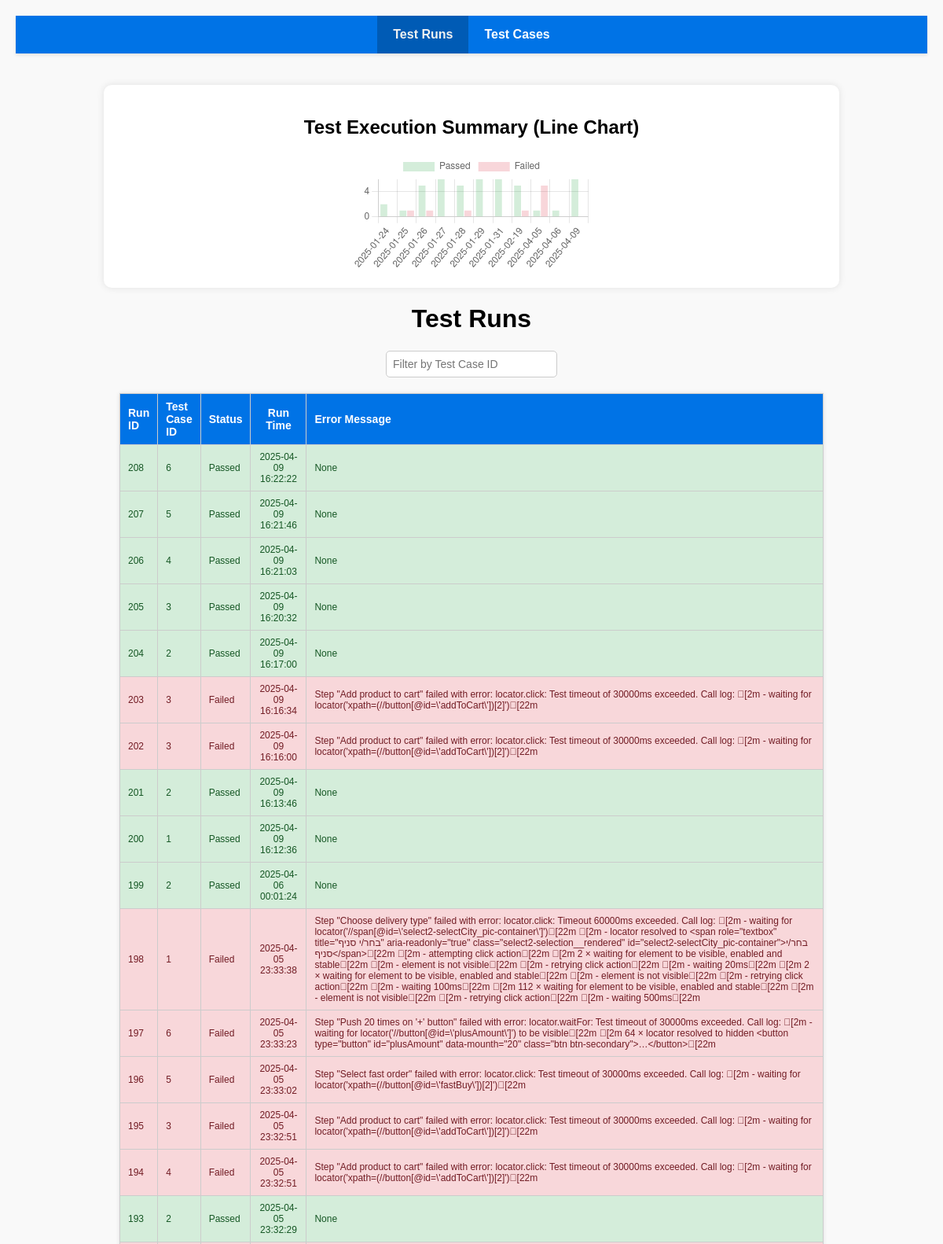
The page / (upper part) on the database its author committed.
### tables this page shows
CREATE TABLE test_runs (
    id INTEGER PRIMARY KEY AUTOINCREMENT,
    test_case_id INTEGER NOT NULL,
    status TEXT NOT NULL,
    run_time DEFAULT CURRENT_TIMESTAMP,
    error_message TEXT,
    FOREIGN KEY (test_case_id) REFERENCES test_cases (id)
);

### flask_server.py (the view)
@app.route('/')
def index():
    conn = sqlite3.connect('./sqlite_db/test_tracking.db')  # Подключение к SQLite базе данных
    cursor = conn.cursor()
    cursor.execute("SELECT * FROM test_runs ORDER BY id DESC")
    results = cursor.fetchall()
    cursor.execute("SELECT status, COUNT(*) FROM test_runs GROUP BY status")
    status_counts = cursor.fetchall()
    test_counts = {"passed": 0, "failed": 0}
    for status, count in status_counts:
        if status == 'Passed':
            test_counts["passed"] = count
        elif status == 'Failed':
            test_counts["failed"] = count
    cursor.execute("""
        WITH LastTestStatus AS (
            SELECT
                test_case_id,
                status,
                DATE(run_time) AS test_date,
                ROW_NUMBER() OVER (PARTITION BY test_case_id, DATE(run_time) ORDER BY run_time DESC) AS rn
            FROM test_runs
        )
        SELECT
            test_date,
            COUNT(DISTINCT CASE WHEN status = 'Passed' THEN test_case_id END) AS passed_count,
            COUNT(DISTINCT CASE WHEN status = 'Failed' THEN test_case_id END) AS failed_count
        FROM LastTestStatus
        WHERE rn = 1
        GROUP BY test_date
        ORDER BY test_date
    """)
    results_for_chart = cursor.fetchall()
    conn.close()
    chart_data = {
        "labels": [row[0] for row in results_for_chart],  # Даты
        "passed": [row[1] for row in results_for_chart],  # Количество Passed
        "failed": [row[2] for row in results_for_chart],  # Количество Failed
    }
    return render_template(
        'index.html',
        results=results,
        test_counts=test_counts,
        chart_data=chart_data,
        current_path=request.path
    )

### templates/index.html (shortened to what this page needs)
<!DOCTYPE html>
<html lang="en">
  <head>
  </head>
  <body>
    <header>
      <nav>
        <ul>
          <li>
            <a href="/" class="{{ 'active' if request.path == '/' else '' }}"
              >Test Runs</a
            >
          </li>
          <li>
            <a
              href="/test_cases"
              class="{{ 'active' if request.path == '/test_cases' else '' }}"
              >Test Cases</a
            >
          </li>
        </ul>
      </nav>
    </header>
    <main>
      <div class="chart-container">
        <h2>Test Execution Summary (Line Chart)</h2>
        <canvas id="lineChart"></canvas>
      </div>
      <script>
        // Данные для линейного графика
        const chartData = {{ chart_data | tojson }};
        const ctx2 = document.getElementById('lineChart').getContext('2d');
        new Chart(ctx2, {
            type: 'bar',  // Линейный график
            data: {
                labels: chartData.labels,  // Даты
                datasets: [{
                    label: 'Passed',
                    data: chartData.passed,  // Количество Passed
                    borderColor: '#28a745',
                    backgroundColor: 'rgba(40, 167, 69, 0.2)',
                    fill: true,
                    tension: 0.4
                }, {
                    label: 'Failed',
                    data: chartData.failed,  // Количество Failed
                    borderColor: '#dc3545',
                    backgroundColor: 'rgba(220, 53, 69, 0.2)',
                    fill: true,
                    tension: 0.4
                }]
            },
            options: {
                responsive: true,
                plugins: {
                    legend: {
                        position: 'top',
                    },
                    tooltip: {
                        callbacks: {
                            label: function(tooltipItem) {
                                return tooltipItem.raw + ' tests';
                            }
                        }
                    }
                }
            }
        });
      </script>
      <h1>Test Runs</h1>
      <input
        type="text"
        id="filterInput"
        placeholder="Filter by Test Case ID"
        onkeyup="filterTable()"
        style="
          display: block;
          margin: 10px auto;
          padding: 8px;
          width: 200px;
          font-size: 14px;
          border: 1px solid #ccc;
          border-radius: 5px;
        "
      />
      <table>
        <tr>
          <th>Run ID</th>
          <th>Test Case ID</th>
          <th>Status</th>
          <th>Run Time</th>
          <th>Error Message</th>
        </tr>
        {% for result in results %}
        <tr class="{{ 'passed' if result[2] == 'Passed' else 'failed' }}">
          <td>{{ result[0] }}</td>
          <td>{{ result[1] }}</td>
          <td>{{ result[2] }}</td>
          <td>{{ result[3] }}</td>
          <td>{{ result[4] }}</td>
        </tr>
        {% endfor %}
      </table>
    </main>
  </body>
</html>

### templates/index.html (style rules this page uses)
body { margin: 0; padding: 0; font-family: Arial, sans-serif; background-color: #f9f9f9; }
header { background-color: #0073e6; box-shadow: 0 2px 4px rgba(0, 0, 0, 0.1); position: sticky; top: 0; z-index: 1000; }
nav ul { list-style: none; margin: 0; padding: 0; display: flex; justify-content: center; }
nav ul li { margin: 0; padding: 0; }
nav ul li a { display: block; padding: 15px 20px; color: white; text-decoration: none; font-weight: bold; transition: background-color 0.3s, color 0.3s; }
nav ul li a:hover, nav ul li a.active { background-color: #005bb5; color: #f1f1f1; }
main { padding: 20px; }
.chart-container h2 { text-align: center; }
body { font-family: Arial, sans-serif; background-color: #f9f9f9; margin: 0; padding: 20px; }
h1 { text-align: center; }
table { width: 80%; margin: 20px auto; border-collapse: collapse; box-shadow: 0 0 5px rgba(0, 0, 0, 0.1); background: #fff; font-size: 12px; }
th, td { padding: 8px 10px; text-align: left; border: 1px solid #ccc; }
th:nth-child(4), td:nth-child(4) { width: 120px; text-align: center; }
th { background-color: #0073e6; color: white; font-size: 14px; font-weight: bold; }
tr:nth-child(even) { background-color: #f2f2f2; }
tr.passed { background-color: #d4edda; color: #155724; }
tr.failed { background-color: #f8d7da; color: #721c24; }
.chart-container { width: 80%; margin: 20px auto; padding: 20px; background: #fff; border-radius: 10px; box-shadow: 0 0 10px rgba(0, 0, 0, 0.1); }
canvas { max-width: 400px; max-height: 400px; display: block; margin: 0 auto; }

### rows shown on the page
test_runs: id "208", test_case "6", status "Passed", run_time "2025-04-09 16:22:22", result "None"
test_runs: id "207", test_case "5", status "Passed", run_time "2025-04-09 16:21:46", result "None"
test_runs: id "206", test_case "4", status "Passed", run_time "2025-04-09 16:21:03", result "None"
test_runs: id "205", test_case "3", status "Passed", run_time "2025-04-09 16:20:32", result "None"
test_runs: id "204", test_case "2", status "Passed", run_time "2025-04-09 16:17:00", result "None"
test_runs: id "203", test_case "3", status "Failed", run_time "2025-04-09 16:16:34", error_message "Step \"Add product to cart\" failed with error: locator.click: Test timeout of 30000ms exceeded. Call log: \u001b[2m - waiting for locator('xpath=(//button[@id=\\'addToCart\\'])[2]')\u001b[22m"
test_runs: id "202", test_case "3", status "Failed", run_time "2025-04-09 16:16:00", error_message "Step \"Add product to cart\" failed with error: locator.click: Test timeout of 30000ms exceeded. Call log: \u001b[2m - waiting for locator('xpath=(//button[@id=\\'addToCart\\'])[2]')\u001b[22m"
test_runs: id "201", test_case "2", status "Passed", run_time "2025-04-09 16:13:46", result "None"
test_runs: id "200", test_case "1", status "Passed", run_time "2025-04-09 16:12:36", result "None"
test_runs: id "199", test_case "2", status "Passed", run_time "2025-04-06 00:01:24", result "None"
test_runs: id "198", test_case "1", status "Failed", run_time "2025-04-05 23:33:38", error_message "Step \"Choose delivery type\" failed with error: locator.click: Timeout 60000ms exceeded. Call log: \u001b[2m - waiting for locator('//span[@id=\\'select2-selectCity_pic-container\\']')\u001b[22m \u001b[2m - locator resolved to <span role=\"textbox\" title=\"בחר/י סניף\" aria-readonly=\"true\" class=\"select2-selection__rendered\" id=\"select2-selectCity_pic-container\">בחר/י סניף</span>\u001b[22m \u001b[2m - attempting click action\u001b[22m \u001b[2m 2 × waiting for element to be visible, enabled and stable\u001b[22m \u001b[2m - element is not visible\u001b[22m \u001b[2m - retrying click action\u001b[22m \u001b[2m - waiting 20ms\u001b[22m \u001b[2m 2 × waiting for element to be visible, enabled and stable\u001b[22m \u001b[2m - element is not visible\u001b[22m \u001b[2m - retrying click…"
test_runs: id "197", test_case "6", status "Failed", run_time "2025-04-05 23:33:23", error_message "Step \"Push 20 times on '+' button\" failed with error: locator.waitFor: Test timeout of 30000ms exceeded. Call log: \u001b[2m - waiting for locator('//button[@id=\\'plusAmount\\']') to be visible\u001b[22m \u001b[2m 64 × locator resolved to hidden <button type=\"button\" id=\"plusAmount\" data-mounth=\"20\" class=\"btn btn-secondary\">…</button>\u001b[22m"
test_runs: id "196", test_case "5", status "Failed", run_time "2025-04-05 23:33:02", error_message "Step \"Select fast order\" failed with error: locator.click: Test timeout of 30000ms exceeded. Call log: \u001b[2m - waiting for locator('xpath=(//button[@id=\\'fastBuy\\'])[2]')\u001b[22m"
test_runs: id "195", test_case "3", status "Failed", run_time "2025-04-05 23:32:51", error_message "Step \"Add product to cart\" failed with error: locator.click: Test timeout of 30000ms exceeded. Call log: \u001b[2m - waiting for locator('xpath=(//button[@id=\\'addToCart\\'])[2]')\u001b[22m"
test_runs: id "194", test_case "4", status "Failed", run_time "2025-04-05 23:32:51", error_message "Step \"Add product to cart\" failed with error: locator.click: Test timeout of 30000ms exceeded. Call log: \u001b[2m - waiting for locator('xpath=(//button[@id=\\'addToCart\\'])[2]')\u001b[22m"
test_runs: id "193", test_case "2", status "Passed", run_time "2025-04-05 23:32:29", result "None"
